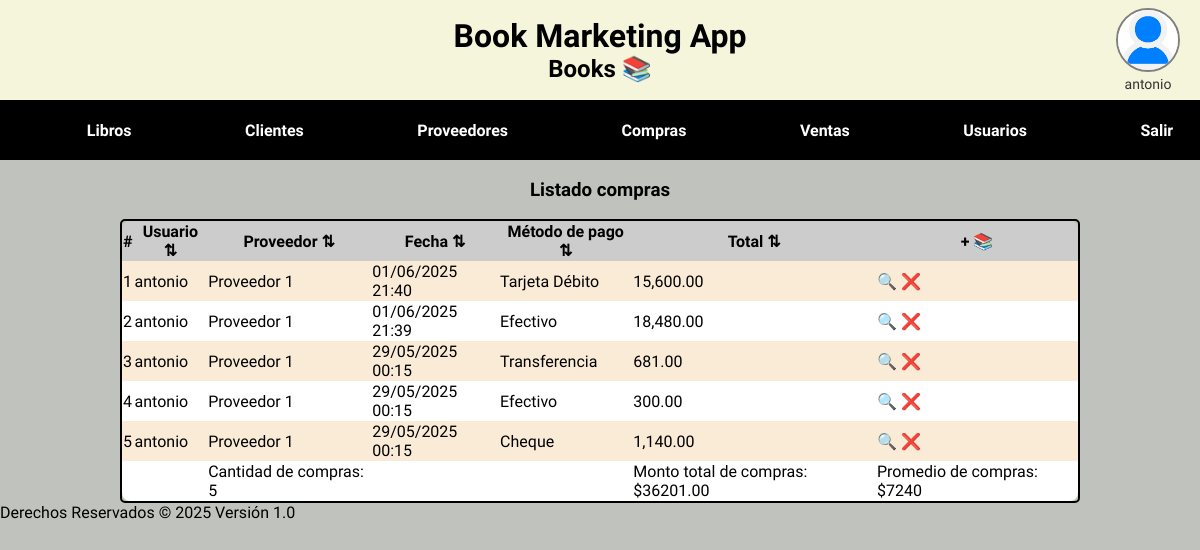
/base/index.php?op=40&error=datos_incompletos (signed in), run on the app's committed database.
### tables this page shows
CREATE TABLE IF NOT EXISTS `compras` (
  `id` int NOT NULL AUTO_INCREMENT,
  `id_proveedor` int NOT NULL,
  `id_usuario` int NOT NULL,
  `fecha_compra` datetime NOT NULL,
  `total` decimal(12,2) NOT NULL,
  `id_metodo_pago` int DEFAULT NULL,
  `estado` enum('activo','cancelado') DEFAULT 'activo',
  `comentarios` text,
  PRIMARY KEY (`id`),
  KEY `id_proveedor` (`id_proveedor`),
  KEY `id_usuario` (`id_usuario`),
  KEY `id_metodo_pago` (`id_metodo_pago`)
);

CREATE TABLE IF NOT EXISTS `usuarios` (
  `id` int NOT NULL AUTO_INCREMENT,
  `username` varchar(100) NOT NULL,
  `nombre` varchar(100) NOT NULL,
  `password` varchar(100) NOT NULL,
  `foto` varchar(100) DEFAULT NULL,
  `estado` enum('alto','bajo') NOT NULL DEFAULT 'alto',
  PRIMARY KEY (`id`)
);

CREATE TABLE IF NOT EXISTS `proveedores` (
  `id` int NOT NULL AUTO_INCREMENT,
  `nombre` varchar(100) NOT NULL,
  `numcelular` varchar(15) NOT NULL,
  `email` varchar(100) NOT NULL,
  `fecha_alta` date NOT NULL,
  `estado` enum('alto','bajo') NOT NULL DEFAULT 'alto',
  PRIMARY KEY (`id`)
);

CREATE TABLE IF NOT EXISTS `metodos_pago` (
  `id` int NOT NULL AUTO_INCREMENT,
  `nombre` varchar(100) NOT NULL,
  `descripcion` text,
  `estado` enum('alto','bajo') NOT NULL DEFAULT 'alto',
  PRIMARY KEY (`id`),
  UNIQUE KEY `nombre` (`nombre`)
);

### base/session.php (called while the page is built, shortened)
<?php
if (isset($_SESSION['USER'])) {
	$user = $_SESSION['USER'];
	$user_nombre = $_SESSION['USER_NOMBRE'];
	if (isset($_SESSION['USER_IMAGEN']))
		$user_imagen = $_SESSION['USER_IMAGEN'];
	else
		$user_imagen = "../images/noimagen.png";
} else {
	$user = false;
	$user_nombre = "No ha iniciado sesión";
	$user_imagen = "../images/nousuario.png";
}

### base/bd.php (called while the page is built, shortened)
<?php
function bd_consulta($query)
{
	$hostname="localhost";
	$user="root";
	$password="";
	$bd="books";
	$connection = mysqli_connect($hostname, $user, $password,$bd);
    try{
	    $result = mysqli_query($connection, $query);
    }
    catch(mysqli_sql_exception $e){
        var_dump($e);
        exit;
    }
	return $result;
}
?>

### content/compras/compras_list.php (the view, shortened to what this page needs)
<?php
    $consulta = "SELECT compras.id, usuarios.nombre AS usuario, proveedores.nombre AS proveedor,
                compras.fecha_compra, compras.total, metodos_pago.nombre AS metodo_pago
                FROM compras
                JOIN proveedores ON compras.id_proveedor = proveedores.id
                JOIN usuarios ON compras.id_usuario = usuarios.id
                LEFT JOIN metodos_pago ON compras.id_metodo_pago = metodos_pago.id
                WHERE compras.estado = 'activo'
                ORDER BY compras.fecha_compra DESC";
    $result = bd_consulta($consulta);
?>
<div class="title">
  <h3>Listado compras</h3>
</div>
<table>
    <tr>
        <th>#</th>
        <th id="usuario" style="cursor:pointer">Usuario <span id="flechaUsuario">⇅</span></th>
        <th id="proveedor" style="cursor:pointer">Proveedor <span id="flechaProveedor">⇅</span></th>
        <th id="fecha" style="cursor:pointer">Fecha <span id="flechaFecha">⇅</span></th>
        <th id="metodo" style="cursor:pointer">Método de pago <span id="flechaMetodo">⇅</span></th>
        <th id="total" style="cursor:pointer">Total <span id="flechaTotal">⇅</span></th>
        <th><a href="../base/index.php?op=43">+ &#128218;</a></th>
    </tr>
    <?php
    $i = 0;
    while ($row = mysqli_fetch_assoc($result)) {
        $i++;
    ?>
    <tr>
        <td><?= $i ?></td>
        <td><?= $row['usuario'] ?></td>
        <td><?= $row['proveedor'] ?></td>
        <td><?= date('d/m/Y H:i', strtotime($row['fecha_compra'])) ?></td>
        <td><?= $row['metodo_pago'] ?: 'N/A' ?></td>
        <td class="total"><?= number_format($row['total'], 2) ?></td>
        <td>
            <a href="../base/index.php?op=46&id=<?= $row['id'] ?>">🔍</a>
            <a href="../base/index.php?op=45&id=<?= $row['id'] ?>">❌</a>
        </td>
    </tr>
    <?php } ?>
    <tr>
        <td></td>
        <td></td>
        <td id="totalRegistros">Cantidad de compras: <?=$i?></td>
        <td></td>
        <td></td>
        <td id="totalCompras">Monto total de compras: $0.00</td>
        <td id="promedioCompras">Promedio de compras: $0</td>
    </tr>
</table>

### base/index.php (shortened to what this page needs)
<!DOCTYPE html>
<html>
<?php include('head.php'); ?>
<body>
    <?php
    include('header.php');
    include('menu.php');
    ?>
    <main>
        <?php include('content.php'); ?>
    </main>
    <?php include('footer.php'); ?>
</body>
</html>

### base/head.php (shortened to what this page needs)
<head>
	<link rel="stylesheet" href="master.css">
</head>

### base/header.php (shortened to what this page needs)
	<?php include('bd.php') ?>
	<?php include "session.php" ?>
<header>
	<div class="header-contenedor">
		<div class="header-titulos">
			<h1><a href="../base/index.php">Book Marketing App</a></h1>
			<h2>Books &#128218;</h2>
		</div>
		<div class="usuario-header">
			<img src="<?php echo $user_imagen ?>" alt="Usuario">
			<p><?php echo $user_nombre ?></p>
		</div>
	</div>
</header>

### base/menu.php
 <nav id="menu_box">
	<ul>
		<li><a href="index.php?op=10">Libros</a></li>
		<li><a href="index.php?op=20">Clientes</a></li>
		<li><a href="index.php?op=30">Proveedores</a></li>
		<li><a href="index.php?op=40">Compras</a></li>
		<li><a href="index.php?op=50">Ventas</a></li>
		<li><a href="index.php?op=80">Usuarios</a></li>
		<li><a href="index.php?op=00">Salir</a></li>
	</ul>
</nav>

### base/content.php (shortened to what this page needs)
<?php
$option = $_GET['op'] ?? '01';
if ($user)
	switch ($option) {
		case '40':include('../content/compras/compras_list.php');break;
	}

### base/footer.php
<footer>
	Derechos Reservados &copy; 2025  Versión 1.0
</footer>

### css/base.css (style rules this page uses)
a { color: inherit; text-decoration: none; }
header { text-align: center; padding: 0%; margin: 0%; }
* { font-family: 'Jacques Francois', sans-serif; }
.title { text-align: center; }
body { font-family: 'Jacques Francois', sans-serif; margin: 0; font-weight: 400; font-style: normal; padding: 0; background-color: #c0c2bd; }
.titulo_bienvenida,h2 { background-color: #c0c2bd; margin: 0; }
h1, h2 { background-color: beige; padding: 0%; margin: 0px; }
#menu_box { width: 100%; background-color: black; padding: 0; }
#menu_box ul { list-style-type: none; margin: 0; padding: 0; display: flex; justify-content: space-around; align-items: center; height: 60px; }
#menu_box li { flex-grow: 1; text-align: center; margin-left: 5%; }
#menu_box a { display: block; padding: 15px 0; color: white; text-decoration: none; font-weight: bold; transition: background-color 0.3s ease; }
.header-contenedor { position: relative; background-color: beige; height: 100px; }
.header-titulos { position: absolute; top: 50%; left: 50%; transform: translate(-50%, -50%); }
.usuario-header { position: absolute; right: 20px; top: 50%; transform: translateY(-50%); }
.usuario-header img { width: 60px; height: 60px; border-radius: 50%; border: 2px solid gray; }
.usuario-header p { background-color: beige; margin: 5px 0 0 0; font-size: 14px; color: #333; padding: 0%; margin: 0px; }

### css/listings.css (style rules this page uses)
table { width: 80%; margin-left: 10%; border: solid 2px; border-collapse: separate; border-radius: 5px; font-family: serif; border-spacing: 0; }
tr:first-child { background-color: #CCCCCC; }
tr:first-child th:first-child { border-top-left-radius: 8px; }
tr:first-child th:last-child { border-top-right-radius: 8px; }
tr:nth-child(odd):not(tr:first-child) { background-color: #FFFFFF; }
tr:nth-child(even) { background-color: antiquewhite; }
tr:last-child td:first-child { border-bottom-left-radius: 8px; }
tr:last-child td:last-child { border-bottom-right-radius: 8px; }

### data on the page
compras: id_usuario.nombre "antonio", id_proveedor.nombre "Proveedor 1", fecha_compra "01/06/2025 21:40", id_metodo_pago.nombre "Tarjeta Débito", total "15,600.00"
compras: id_usuario.nombre "antonio", id_proveedor.nombre "Proveedor 1", fecha_compra "01/06/2025 21:39", id_metodo_pago.nombre "Efectivo", total "18,480.00"
compras: id_usuario.nombre "antonio", id_proveedor.nombre "Proveedor 1", fecha_compra "29/05/2025 00:15", id_metodo_pago.nombre "Transferencia", total "681.00"
compras: id_usuario.nombre "antonio", id_proveedor.nombre "Proveedor 1", fecha_compra "29/05/2025 00:15", id_metodo_pago.nombre "Efectivo", total "300.00"
compras: id_usuario.nombre "antonio", id_proveedor.nombre "Proveedor 1", fecha_compra "29/05/2025 00:15", id_metodo_pago.nombre "Cheque", total "1,140.00"

### other printed values
$user_nombre "antonio"
$i "5"
